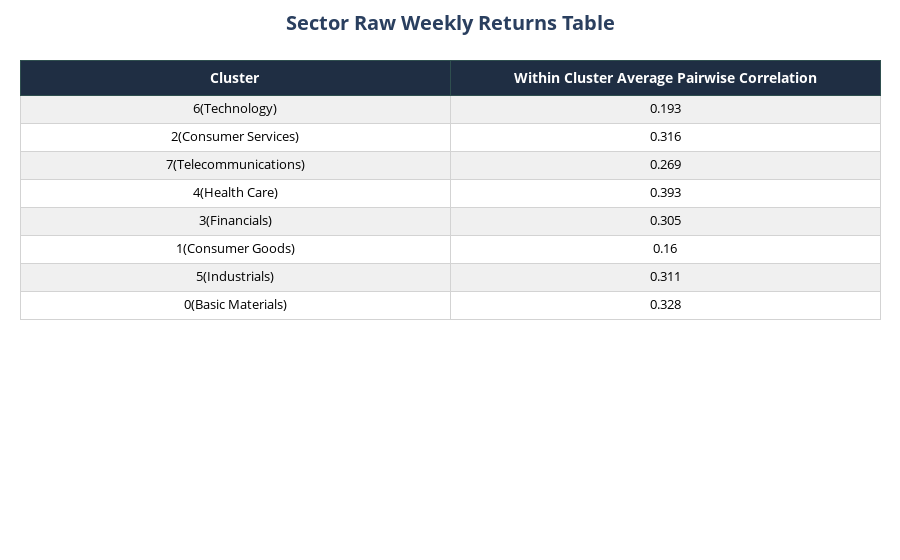
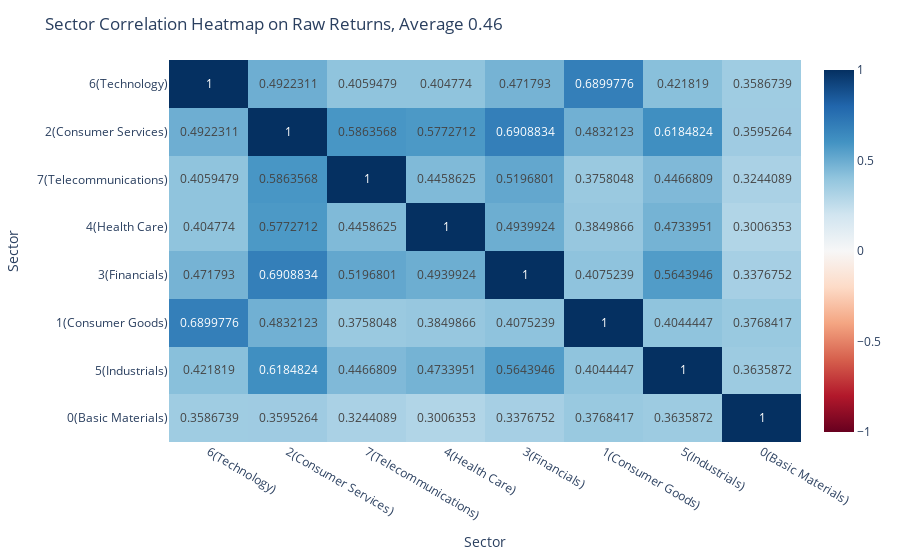

Source (notebook cell) for these figures, in order:
### Code cell
evaluation1(sector_returns, cluster=False)

### Figure 1 — Plotly figure (JSON) as saved in the notebook; plotly's stock layout.template omitted (floating-point values rounded to 4 significant figures)
{"data": [{"cells": {"align": "center", "fill": {"color": [["#f0f0f0", "#ffffff", "#f0f0f0", "#ffffff", "#f0f0f0", "#ffffff", "#f0f0f0", "#ffffff"], ["#f0f0f0", "#ffffff", "#f0f0f0", "#ffffff", "#f0f0f0", "#ffffff", "#f0f0f0", "#ffffff"]]}, "font": {"color": "black", "size": 13}, "height": 28, "line": {"color": "lightgrey"}, "values": [["6(Technology)", "2(Consumer Services)", "7(Telecommunications)", "4(Health Care)", "3(Financials)", "1(Consumer Goods)", "5(Industrials)", "0(Basic Materials)"], [0.193, 0.316, 0.269, 0.393, 0.305, 0.16, 0.311, 0.328]]}, "header": {"align": "center", "fill": {"color": "#1f2e43"}, "font": {"color": "white", "size": 14}, "height": 35, "line": {"color": "darkslategray"}, "values": ["<b>Cluster</b>", "<b>Within Cluster Average Pairwise Correlation</b>"]}, "type": "table"}], "layout": {"margin": {"b": 20, "l": 20, "r": 20, "t": 60}, "paper_bgcolor": "white", "title": {"font": {"size": 20}, "text": "<b>Sector Raw Weekly Returns Table</b>", "x": 0.5, "xanchor": "center"}}}

### Figure 2 — Plotly figure (JSON) as saved in the notebook; plotly's stock layout.template omitted (floating-point values rounded to 4 significant figures)
{"data": [{"coloraxis": "coloraxis", "hovertemplate": "Cluster: %{x}<br>Cluster: %{y}<br>color: %{z}<extra></extra>", "name": "0", "texttemplate": "%{z}", "type": "heatmap", "x": ["6(Technology)", "2(Consumer Services)", "7(Telecommunications)", "4(Health Care)", "3(Financials)", "1(Consumer Goods)", "5(Industrials)", "0(Basic Materials)"], "xaxis": "x", "y": ["6(Technology)", "2(Consumer Services)", "7(Telecommunications)", "4(Health Care)", "3(Financials)", "1(Consumer Goods)", "5(Industrials)", "0(Basic Materials)"], "yaxis": "y", "z": [[1, 0.4922, 0.4059, 0.4048, 0.4718, 0.69, 0.4218, 0.3587], [0.4922, 1, 0.5864, 0.5773, 0.6909, 0.4832, 0.6185, 0.3595], [0.4059, 0.5864, 1, 0.4459, 0.5197, 0.3758, 0.4467, 0.3244], [0.4048, 0.5773, 0.4459, 1, 0.494, 0.385, 0.4734, 0.3006], [0.4718, 0.6909, 0.5197, 0.494, 1, 0.4075, 0.5644, 0.3377], [0.69, 0.4832, 0.3758, 0.385, 0.4075, 1, 0.4044, 0.3768], [0.4218, 0.6185, 0.4467, 0.4734, 0.5644, 0.4044, 1, 0.3636], [0.3587, 0.3595, 0.3244, 0.3006, 0.3377, 0.3768, 0.3636, 1]]}], "layout": {"coloraxis": {"cmax": 1, "cmin": -1, "colorscale": [[0, "rgb(103,0,31)"], [0.1, "rgb(178,24,43)"], [0.2, "rgb(214,96,77)"], [0.3, "rgb(244,165,130)"], [0.4, "rgb(253,219,199)"], [0.5, "rgb(247,247,247)"], [0.6, "rgb(209,229,240)"], [0.7, "rgb(146,197,222)"], [0.8, "rgb(67,147,195)"], [0.9, "rgb(33,102,172)"], [1, "rgb(5,48,97)"]]}, "margin": {"t": 60}, "title": {"text": "Sector Correlation Heatmap on Raw Returns, Average 0.46"}, "xaxis": {"anchor": "y", "domain": [0, 1], "title": {"text": "Sector"}}, "yaxis": {"anchor": "x", "autorange": "reversed", "domain": [0, 1], "title": {"text": "Sector"}}}}
